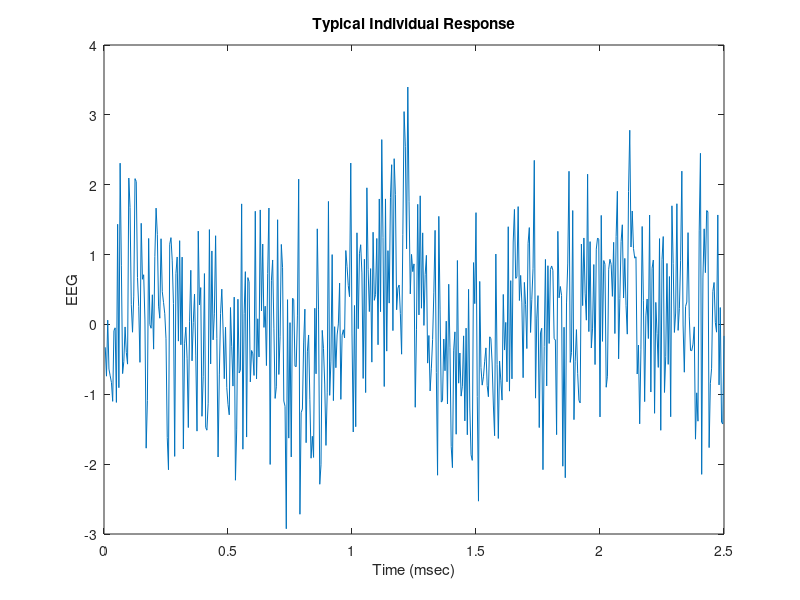
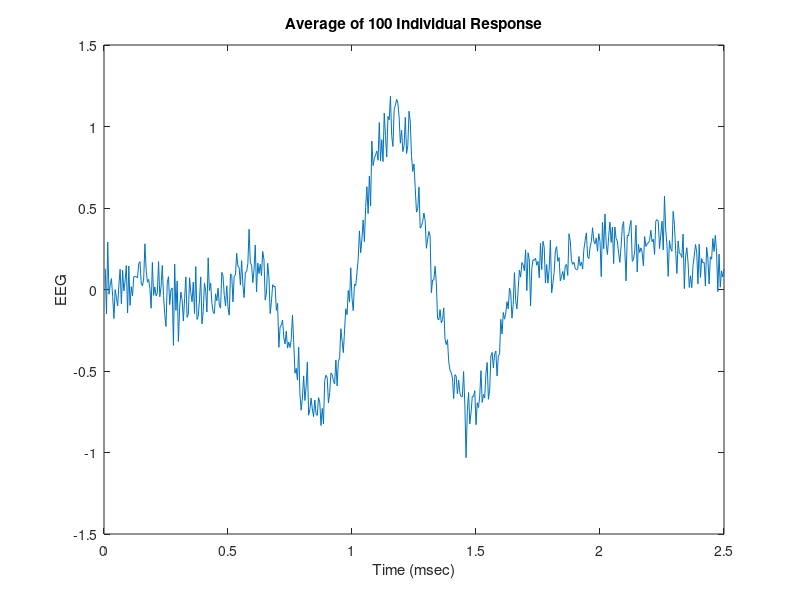
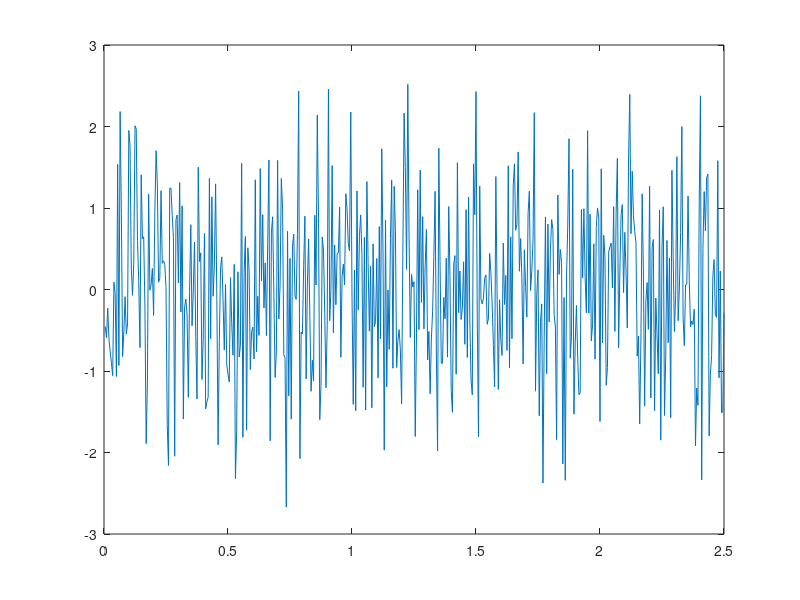
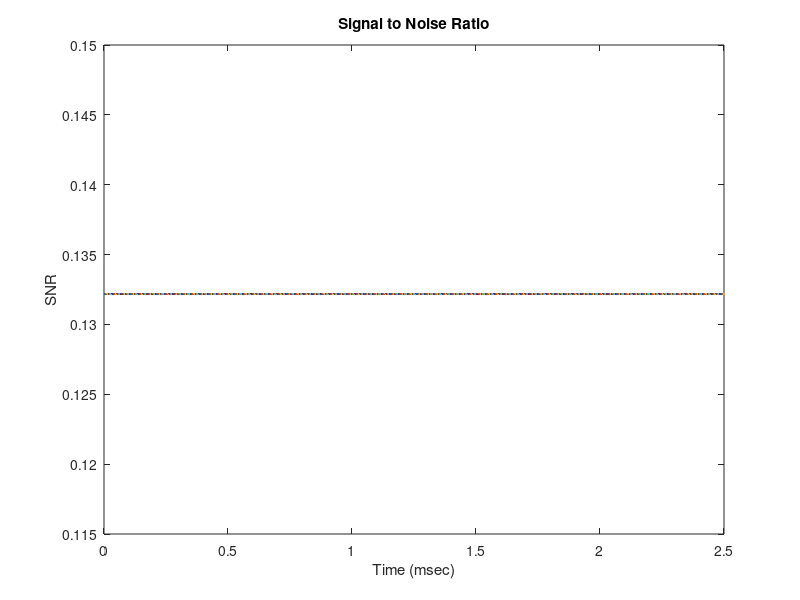

Reproduce these figures in MATLAB, in order.
%   Load the 100 VER recordings stored in the ver.mat file.
%   Plot one individual record (#50).
%   Calculate & plot the average and SNR in dB as a function of t.
clear; close all;

load ver.mat;
fs=1/.005;          % Sample interval = 5 msec
[nu,N]=size(ver);   % Get data matrix size
if nu>N
    ver=ver';       % transpose matrix 
    t=(1:nu)/fs;    % generate time vector
else
    t=(1:N)/fs;     % time vector (if no transpose)
end
figure;
plot(t,ver(50,:));   % plot individual record
title("Typical Individual Response");
ylabel("EEG");
xlabel("Time (msec)");

% Construct and plot the ensemble average
avg = mean(ver);    % calculate ensemble average
figure;
plot(t,avg);        % plot ensemble average other data
title("Average of 100 Individual Response");
ylabel("EEG");
xlabel("Time (msec)");

noise = ver(50,:)-avg;
figure; plot(t,noise)

%SNR = snr(ver(50,:),noise);

SNR = 20*log(ver(50,:)/noise);
figure;
plot(t,SNR);   % plot individual record
title("Signal to Noise Ratio");
ylabel("SNR");
xlabel("Time (msec)");